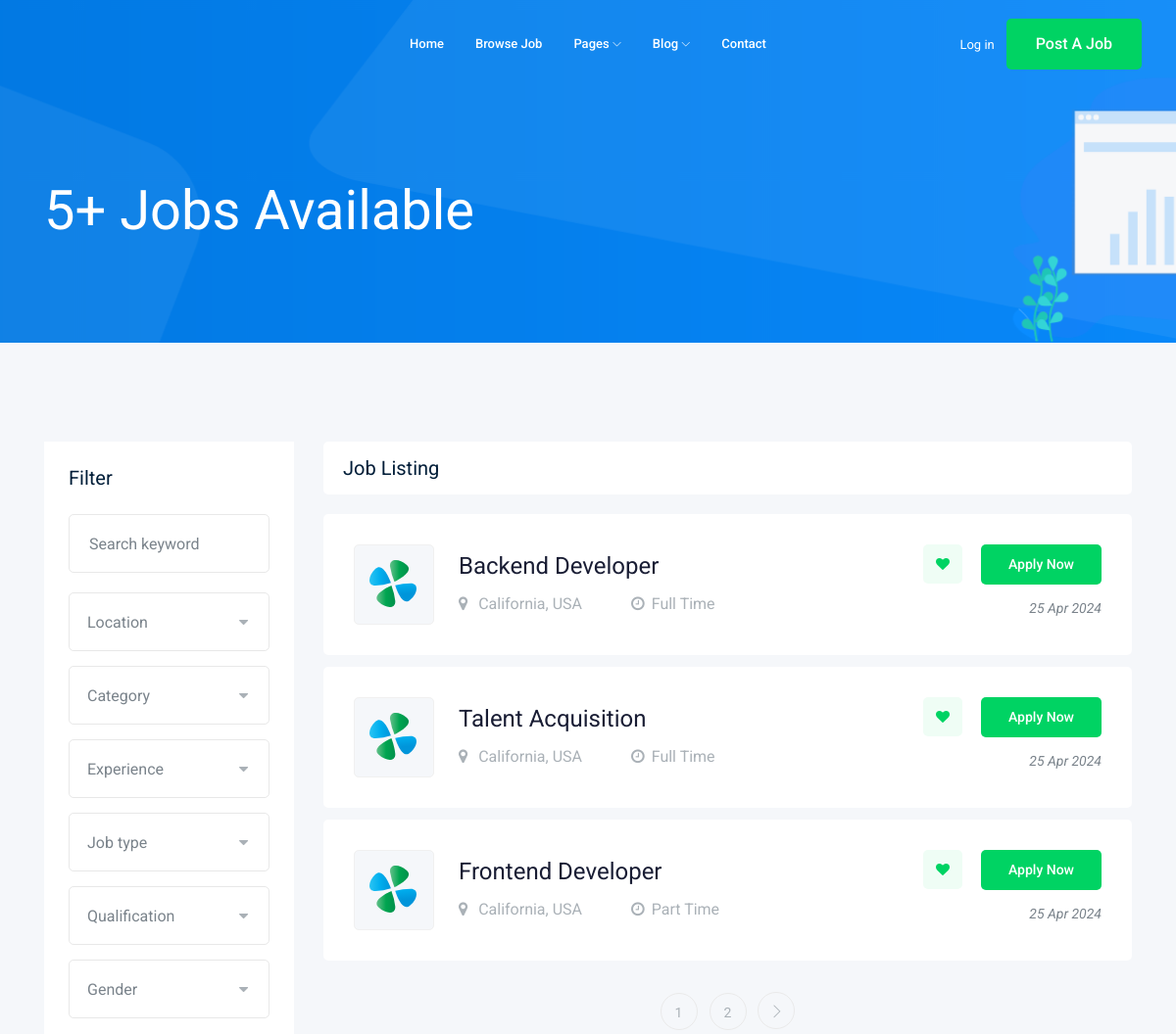
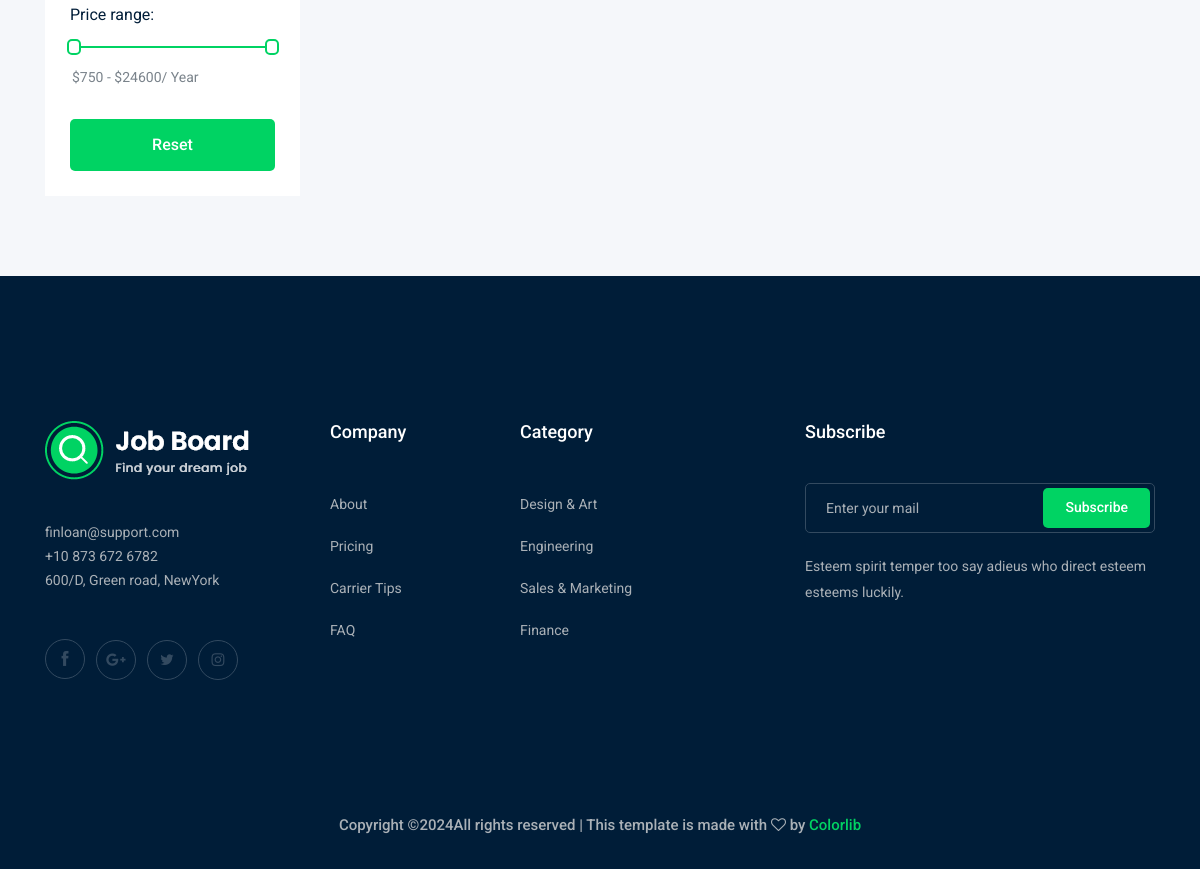
Screenshot of /jobs/ with the database file from the repository (2 pictures, top to bottom).
### job/models.py (models this page shows, shortened)
class Job(models.Model):
    owner = models.ForeignKey(User,related_name='posted_jobs',on_delete=models.CASCADE)
    title = models.CharField(max_length=100)
    job_type = models.CharField(max_length=15,choices=JOB_TYPE)
    description = models.TextField(max_length=1000)
    published_at = models.DateTimeField(auto_now=True)
    Vacancy = models.IntegerField(default=1)
    Salary = models.IntegerField(default=0)
    experience = models.IntegerField(default=1)
    categrory = models.ForeignKey('Category',on_delete=models.CASCADE)
    image = models.ImageField(upload_to=image_upload)
    slug = models.SlugField(blank=True, null=True)

### job/views.py (the view)
# urls.py: path('',views.job_list,name='job_list'),
def job_list(request):
    jobs = Job.objects.all()
    paginator = Paginator(jobs, 3)
    page_number = request.GET.get("page")
    page_obj = paginator.get_page(page_number)
    return render(request,'job/job_list.html',{"jobs": page_obj, "count": jobs.count})

### job/templates/job/job_list.html (shortened to what this page needs)
{% extends 'base.html' %}
{% load static %}
{% block body %}
  <div class="bradcam_area bradcam_bg_1">
    <div class="container">
      <div class="row">
        <div class="col-xl-12">
          <div class="bradcam_text">
            <h3>{{ count }}+ Jobs Available</h3>
          </div>
        </div>
      </div>
    </div>
  </div>
  <div class="job_listing_area plus_padding">
    <div class="container">
      <div class="row">
        <div class="col-lg-3">
          <div class="job_filter white-bg">
            <div class="form_inner white-bg">
              <h3>Filter</h3>
              <form action="#">
                <div class="row">
                  <div class="col-lg-12">
                    <div class="single_field">
                      <input type="text" placeholder="Search keyword" />
                    </div>
                  </div>
                  <div class="col-lg-12">
                  </div>
                  <div class="col-lg-12">
                  </div>
                  <div class="col-lg-12">
                  </div>
                  <div class="col-lg-12">
                  </div>
                  <div class="col-lg-12">
                  </div>
                  <div class="col-lg-12">
                  </div>
                </div>
              </form>
            </div>
            <div class="range_wrap">
              <label for="amount">Price range:</label>
              <div id="slider-range"></div>
              <p>
                <input type="text" id="amount" readonly style="
                  border: 0;
                  color: #7a838b;
                  font-size: 14px;
                  font-weight: 400;
                " />
              </p>
            </div>
            <div class="reset_btn">
              <button class="boxed-btn3 w-100" type="submit">Reset</button>
            </div>
          </div>
        </div>
        <div class="col-lg-9">
          <div class="recent_joblist_wrap">
            <div class="recent_joblist white-bg">
              <div class="row align-items-center">
                <div class="col-md-6">
                  <h4>Job Listing</h4>
                </div>
                <div class="col-md-6">
                </div>
              </div>
            </div>
          </div>
          <div class="job_lists m-0">
            {% for job in jobs %}
              <div class="row">
                <div class="col-lg-12 col-md-12">
                  <div class="single_jobs white-bg d-flex justify-content-between">
                    <div class="jobs_left d-flex align-items-center">
                      <div class="thumb">
                        <img src="{% static 'img/svg_icon/1.svg' %}" alt="" />
                      </div>
                      <div class="jobs_conetent">
                        <a href="{% url 'jobs:job_detail' job.slug %}"><h4>{{ job.title }}</h4></a>
                        <div class="links_locat d-flex align-items-center">
                          <div class="location">
                            <p>
                              <i class="fa fa-map-marker"></i> California, USA
                            </p>
                          </div>
                          <div class="location">
                            <p>
                              <i class="fa fa-clock-o"></i>{{ job.job_type }}
                            </p>
                          </div>
                        </div>
                      </div>
                    </div>
                    <div class="jobs_right">
                      <div class="apply_now">
                        <a class="heart_mark" href="#"><i class="fa fa-heart"></i></a>
                        <a href="{% url 'jobs:job_detail' job.slug %}" class="boxed-btn3">Apply Now</a>
                      </div>
                      <div class="date">
                        <p>{{ job.published_at|date:'d M o' }}</p>
                      </div>
                    </div>
                  </div>
                </div>
              </div>
            {% endfor %} {% if jobs.has_other_pages %}
              <div class="row">
                <div class="col-lg-12">
                  <div class="pagination_wrap">
                    <ul>
                       {% for i in jobs.paginator.page_range %}
                        <li>
                          <a href="?page={{ i }}"><span>{{ i }}</span></a>
                        </li>
                      {% endfor %} {% if jobs.has_next %}
                        <li>
                          <a href="?page={{ jobs.next_page_number }}"><i class="ti-angle-right"></i></a>
                        </li>
                      {% endif %}
                    </ul>
                  </div>
                </div>
              </div>
            {% endif %}
          </div>
        </div>
      </div>
    </div>
  </div>
{% endblock %}

### rows the page displays
Job: title "Backend Developer", job_type "Full Time", published_at "25 Apr 2024"
Job: title "Talent Acquisition", job_type "Full Time", published_at "25 Apr 2024"
Job: title "Frontend Developer", job_type "Part Time", published_at "25 Apr 2024"

### other values shown
{{ count }} "5"
{{ i }} "1" "2"
